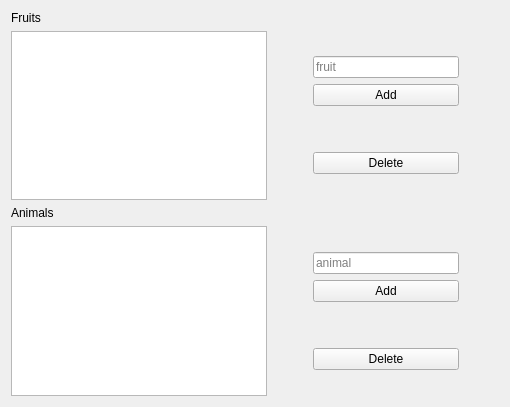
<?xml version="1.0" encoding="UTF-8"?>
<ui version="4.0">
 <class>ConfigWidget</class>
 <widget class="QWidget" name="ConfigWidget">
  <property name="geometry">
   <rect>
    <x>0</x>
    <y>0</y>
    <width>510</width>
    <height>407</height>
   </rect>
  </property>
  <property name="windowTitle">
   <string>ConfigWidget</string>
  </property>
  <layout class="QGridLayout" name="gridLayout">
   <item row="0" column="0">
    <widget class="QLabel" name="label">
     <property name="text">
      <string>Fruits</string>
     </property>
    </widget>
   </item>
   <item row="3" column="0">
    <layout class="QHBoxLayout" name="horizontalLayout_2">
     <item>
      <widget class="QListWidget" name="animal_list"/>
     </item>
     <item>
      <spacer name="horizontalSpacer">
       <property name="orientation">
        <enum>Qt::Horizontal</enum>
       </property>
       <property name="sizeType">
        <enum>QSizePolicy::Minimum</enum>
       </property>
       <property name="sizeHint" stdset="0">
        <size>
         <width>40</width>
         <height>20</height>
        </size>
       </property>
      </spacer>
     </item>
     <item>
      <layout class="QVBoxLayout" name="verticalLayout">
       <item>
        <spacer name="verticalSpacer">
         <property name="orientation">
          <enum>Qt::Vertical</enum>
         </property>
         <property name="sizeHint" stdset="0">
          <size>
           <width>20</width>
           <height>40</height>
          </size>
         </property>
        </spacer>
       </item>
       <item>
        <widget class="QLineEdit" name="animal_entry">
         <property name="placeholderText">
          <string>animal</string>
         </property>
        </widget>
       </item>
       <item>
        <widget class="QPushButton" name="animal_add">
         <property name="text">
          <string>Add</string>
         </property>
        </widget>
       </item>
       <item>
        <spacer name="verticalSpacer_5">
         <property name="orientation">
          <enum>Qt::Vertical</enum>
         </property>
         <property name="sizeType">
          <enum>QSizePolicy::Minimum</enum>
         </property>
         <property name="sizeHint" stdset="0">
          <size>
           <width>20</width>
           <height>40</height>
          </size>
         </property>
        </spacer>
       </item>
       <item>
        <widget class="QPushButton" name="animal_del">
         <property name="text">
          <string>Delete</string>
         </property>
        </widget>
       </item>
       <item>
        <spacer name="verticalSpacer_2">
         <property name="orientation">
          <enum>Qt::Vertical</enum>
         </property>
         <property name="sizeHint" stdset="0">
          <size>
           <width>20</width>
           <height>40</height>
          </size>
         </property>
        </spacer>
       </item>
      </layout>
     </item>
     <item>
      <spacer name="horizontalSpacer_2">
       <property name="orientation">
        <enum>Qt::Horizontal</enum>
       </property>
       <property name="sizeType">
        <enum>QSizePolicy::Minimum</enum>
       </property>
       <property name="sizeHint" stdset="0">
        <size>
         <width>40</width>
         <height>20</height>
        </size>
       </property>
      </spacer>
     </item>
    </layout>
   </item>
   <item row="1" column="0">
    <layout class="QHBoxLayout" name="horizontalLayout">
     <item>
      <widget class="QListWidget" name="fruit_list"/>
     </item>
     <item>
      <spacer name="horizontalSpacer_3">
       <property name="orientation">
        <enum>Qt::Horizontal</enum>
       </property>
       <property name="sizeType">
        <enum>QSizePolicy::Minimum</enum>
       </property>
       <property name="sizeHint" stdset="0">
        <size>
         <width>40</width>
         <height>20</height>
        </size>
       </property>
      </spacer>
     </item>
     <item>
      <layout class="QVBoxLayout" name="verticalLayout_2">
       <item>
        <spacer name="verticalSpacer_3">
         <property name="orientation">
          <enum>Qt::Vertical</enum>
         </property>
         <property name="sizeHint" stdset="0">
          <size>
           <width>20</width>
           <height>40</height>
          </size>
         </property>
        </spacer>
       </item>
       <item>
        <widget class="QLineEdit" name="fruit_entry">
         <property name="placeholderText">
          <string>fruit</string>
         </property>
        </widget>
       </item>
       <item>
        <widget class="QPushButton" name="fruit_add">
         <property name="text">
          <string>Add</string>
         </property>
        </widget>
       </item>
       <item>
        <spacer name="verticalSpacer_6">
         <property name="orientation">
          <enum>Qt::Vertical</enum>
         </property>
         <property name="sizeType">
          <enum>QSizePolicy::Minimum</enum>
         </property>
         <property name="sizeHint" stdset="0">
          <size>
           <width>20</width>
           <height>40</height>
          </size>
         </property>
        </spacer>
       </item>
       <item>
        <widget class="QPushButton" name="fruit_del">
         <property name="text">
          <string>Delete</string>
         </property>
        </widget>
       </item>
       <item>
        <spacer name="verticalSpacer_4">
         <property name="orientation">
          <enum>Qt::Vertical</enum>
         </property>
         <property name="sizeHint" stdset="0">
          <size>
           <width>20</width>
           <height>40</height>
          </size>
         </property>
        </spacer>
       </item>
      </layout>
     </item>
     <item>
      <spacer name="horizontalSpacer_4">
       <property name="orientation">
        <enum>Qt::Horizontal</enum>
       </property>
       <property name="sizeType">
        <enum>QSizePolicy::Minimum</enum>
       </property>
       <property name="sizeHint" stdset="0">
        <size>
         <width>40</width>
         <height>20</height>
        </size>
       </property>
      </spacer>
     </item>
    </layout>
   </item>
   <item row="2" column="0">
    <widget class="QLabel" name="label_2">
     <property name="text">
      <string>Animals</string>
     </property>
    </widget>
   </item>
  </layout>
 </widget>
 <resources/>
 <connections/>
</ui>
